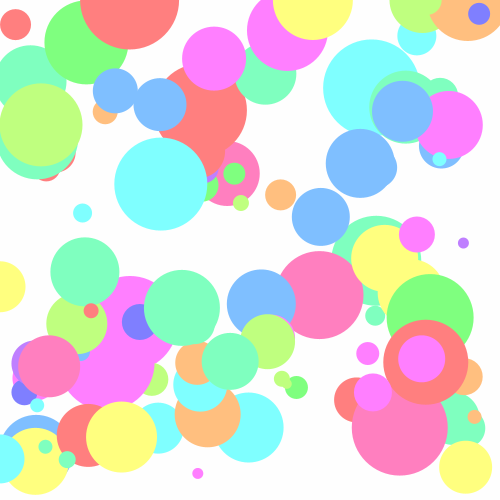
Frame 1 (no input)
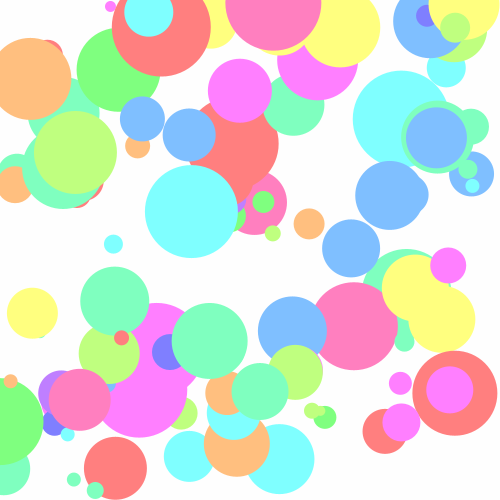
Frame 60 (the mouse pressed at the canvas centre just before this capture)
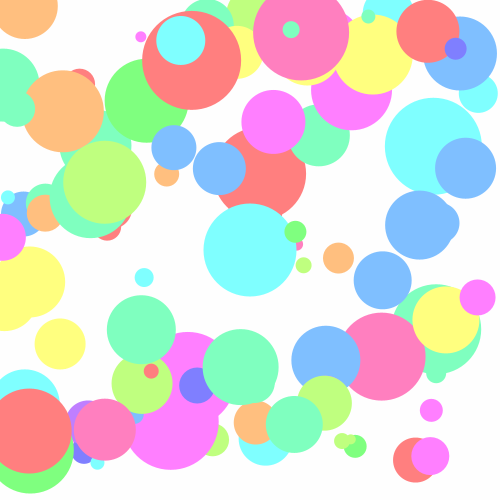
Frame 120 (the mouse held since frame 60 and released just before this capture)

The Processing sketch that drew these frames (run headless with seeded random() and noise(); from frame 60 on, the mouse is pressed at the canvas centre):

// Processing sketch: maru_atsume
// ── maru_atsume.pde
Circle[] circle;
int onMouse_num = 0;
final int circle_num = 100;
final color colors[] = {color(0xff, 0x7f, 0x7f), color(0xff, 0x7f, 0xbf), color(0xff, 0x7f, 0xff), color(0xbf, 0x7f, 0xff), color(0x7f, 0x7f, 0xff), color(0x7f, 0xbf, 0xff), color(0x7f, 0xff, 0xff), color(0x7f, 0xff, 0xbf), color(0x7f, 0xff, 0x7f), color(0xbf, 0xff, 0x7f), color(0xff, 0xff, 0x7f), color(0xff, 0xbf, 0x7f)};

void setup(){
	size(500,500);
	smooth();
	noStroke();
	colorMode(RGB,256);


	circle = new Circle[circle_num];

	for(int i=0;i<circle_num;i++)
		circle[i] = new Circle(int(random(0,500)), int(random(0,500)), int(random(10,100)), colors[ int(random(0, colors.length ))  ]);

	frameRate(1000);
}

void draw(){
	background(255,255,255);
	for(int i=0;i<circle_num;i++)
		circle[i].update();
	
}

class Circle{
	float x,y;
	int across;
	color c;
	boolean onMouse = false;

	Circle(float y,float x,int across,color c){
		this.y = y;
		this.x = x;
		this.across = across;
		this.c = c;
	}

	void update(){
		if(onMouse_num < circle_num){
			if(abs(y - mouseY) > across/2.0 || abs(x - mouseX) > across/2.0){
				float xtmp,ytmp;
				xtmp = x;
				ytmp = y;
				x = random(x,x+1);
				y = random(y,y+1);

				if(x+across/2.0 > width || x+across/2.0 < 0){
					x = 0;
					y = random(0,500);
				}
				if(y+across/2.0 > height || y+across/2.0 < 0){
					x = random(0,500);
					y = 0;
				}
			}else if(!onMouse){
				onMouse = true;
				onMouse_num ++ ;
			}
			if(onMouse){
				x = mouseX;
				y = mouseY;
			}
		}else{
			textSize(50);
			text("CLEAR!", 10, 50);
		}
		fill(c);
		ellipse(x, y, this.across, across);
	}

}
